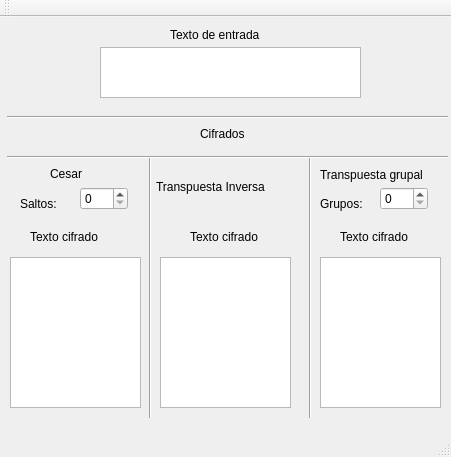
<?xml version="1.0" encoding="UTF-8"?>
<ui version="4.0">
 <class>MainWindow</class>
 <widget class="QMainWindow" name="MainWindow">
  <property name="geometry">
   <rect>
    <x>0</x>
    <y>0</y>
    <width>451</width>
    <height>457</height>
   </rect>
  </property>
  <property name="windowTitle">
   <string>MainWindow</string>
  </property>
  <widget class="QWidget" name="centralWidget">
   <widget class="QPlainTextEdit" name="textEntrada">
    <property name="geometry">
     <rect>
      <x>100</x>
      <y>30</y>
      <width>261</width>
      <height>51</height>
     </rect>
    </property>
   </widget>
   <widget class="QLabel" name="label">
    <property name="geometry">
     <rect>
      <x>170</x>
      <y>10</y>
      <width>121</width>
      <height>16</height>
     </rect>
    </property>
    <property name="text">
     <string>Texto de entrada</string>
    </property>
   </widget>
   <widget class="Line" name="line">
    <property name="geometry">
     <rect>
      <x>7</x>
      <y>90</y>
      <width>441</width>
      <height>20</height>
     </rect>
    </property>
    <property name="orientation">
     <enum>Qt::Horizontal</enum>
    </property>
   </widget>
   <widget class="QPlainTextEdit" name="textCesar">
    <property name="geometry">
     <rect>
      <x>10</x>
      <y>240</y>
      <width>131</width>
      <height>151</height>
     </rect>
    </property>
    <property name="documentTitle">
     <string/>
    </property>
    <property name="plainText">
     <string/>
    </property>
   </widget>
   <widget class="QPlainTextEdit" name="textVernam">
    <property name="geometry">
     <rect>
      <x>160</x>
      <y>240</y>
      <width>131</width>
      <height>151</height>
     </rect>
    </property>
   </widget>
   <widget class="QPlainTextEdit" name="textPlayFair">
    <property name="geometry">
     <rect>
      <x>320</x>
      <y>240</y>
      <width>121</width>
      <height>151</height>
     </rect>
    </property>
   </widget>
   <widget class="QLabel" name="label_2">
    <property name="geometry">
     <rect>
      <x>50</x>
      <y>150</y>
      <width>57</width>
      <height>14</height>
     </rect>
    </property>
    <property name="text">
     <string>Cesar</string>
    </property>
   </widget>
   <widget class="QLabel" name="label_3">
    <property name="geometry">
     <rect>
      <x>156</x>
      <y>160</y>
      <width>141</width>
      <height>20</height>
     </rect>
    </property>
    <property name="text">
     <string>Transpuesta Inversa</string>
    </property>
   </widget>
   <widget class="QLabel" name="label_4">
    <property name="geometry">
     <rect>
      <x>320</x>
      <y>150</y>
      <width>121</width>
      <height>16</height>
     </rect>
    </property>
    <property name="text">
     <string>Transpuesta grupal</string>
    </property>
   </widget>
   <widget class="QLabel" name="label_5">
    <property name="geometry">
     <rect>
      <x>200</x>
      <y>110</y>
      <width>57</width>
      <height>14</height>
     </rect>
    </property>
    <property name="text">
     <string>Cifrados</string>
    </property>
   </widget>
   <widget class="Line" name="line_2">
    <property name="geometry">
     <rect>
      <x>140</x>
      <y>140</y>
      <width>20</width>
      <height>261</height>
     </rect>
    </property>
    <property name="orientation">
     <enum>Qt::Vertical</enum>
    </property>
   </widget>
   <widget class="Line" name="line_3">
    <property name="geometry">
     <rect>
      <x>300</x>
      <y>140</y>
      <width>20</width>
      <height>261</height>
     </rect>
    </property>
    <property name="orientation">
     <enum>Qt::Vertical</enum>
    </property>
   </widget>
   <widget class="Line" name="line_4">
    <property name="geometry">
     <rect>
      <x>7</x>
      <y>130</y>
      <width>441</width>
      <height>20</height>
     </rect>
    </property>
    <property name="orientation">
     <enum>Qt::Horizontal</enum>
    </property>
   </widget>
   <widget class="QSpinBox" name="numSaltos">
    <property name="geometry">
     <rect>
      <x>80</x>
      <y>170</y>
      <width>48</width>
      <height>23</height>
     </rect>
    </property>
   </widget>
   <widget class="QLabel" name="label_6">
    <property name="geometry">
     <rect>
      <x>20</x>
      <y>180</y>
      <width>57</width>
      <height>14</height>
     </rect>
    </property>
    <property name="text">
     <string>Saltos:</string>
    </property>
   </widget>
   <widget class="QLabel" name="label_7">
    <property name="geometry">
     <rect>
      <x>30</x>
      <y>210</y>
      <width>91</width>
      <height>20</height>
     </rect>
    </property>
    <property name="text">
     <string>Texto cifrado</string>
    </property>
   </widget>
   <widget class="QLabel" name="label_9">
    <property name="geometry">
     <rect>
      <x>340</x>
      <y>210</y>
      <width>81</width>
      <height>20</height>
     </rect>
    </property>
    <property name="text">
     <string>Texto cifrado</string>
    </property>
   </widget>
   <widget class="QLabel" name="label_8">
    <property name="geometry">
     <rect>
      <x>190</x>
      <y>210</y>
      <width>81</width>
      <height>20</height>
     </rect>
    </property>
    <property name="text">
     <string>Texto cifrado</string>
    </property>
   </widget>
   <widget class="QLabel" name="label_10">
    <property name="geometry">
     <rect>
      <x>320</x>
      <y>180</y>
      <width>57</width>
      <height>14</height>
     </rect>
    </property>
    <property name="text">
     <string>Grupos:</string>
    </property>
   </widget>
   <widget class="QSpinBox" name="spinBox">
    <property name="geometry">
     <rect>
      <x>380</x>
      <y>170</y>
      <width>48</width>
      <height>23</height>
     </rect>
    </property>
   </widget>
  </widget>
  <widget class="QMenuBar" name="menuBar">
   <property name="geometry">
    <rect>
     <x>0</x>
     <y>0</y>
     <width>451</width>
     <height>19</height>
    </rect>
   </property>
  </widget>
  <widget class="QToolBar" name="mainToolBar">
   <attribute name="toolBarArea">
    <enum>TopToolBarArea</enum>
   </attribute>
   <attribute name="toolBarBreak">
    <bool>false</bool>
   </attribute>
  </widget>
  <widget class="QStatusBar" name="statusBar"/>
 </widget>
 <layoutdefault spacing="6" margin="11"/>
 <resources/>
 <connections/>
</ui>
